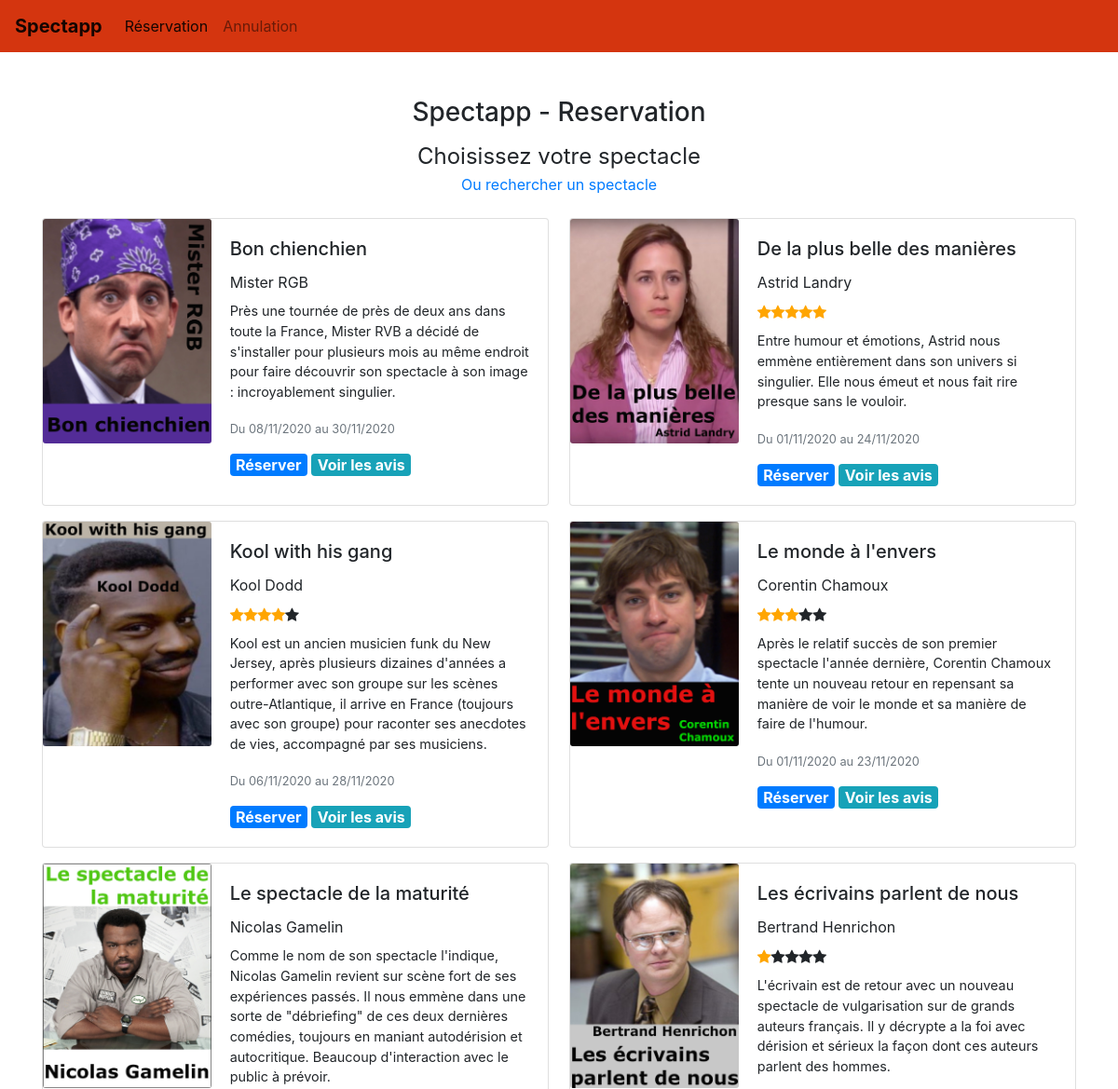
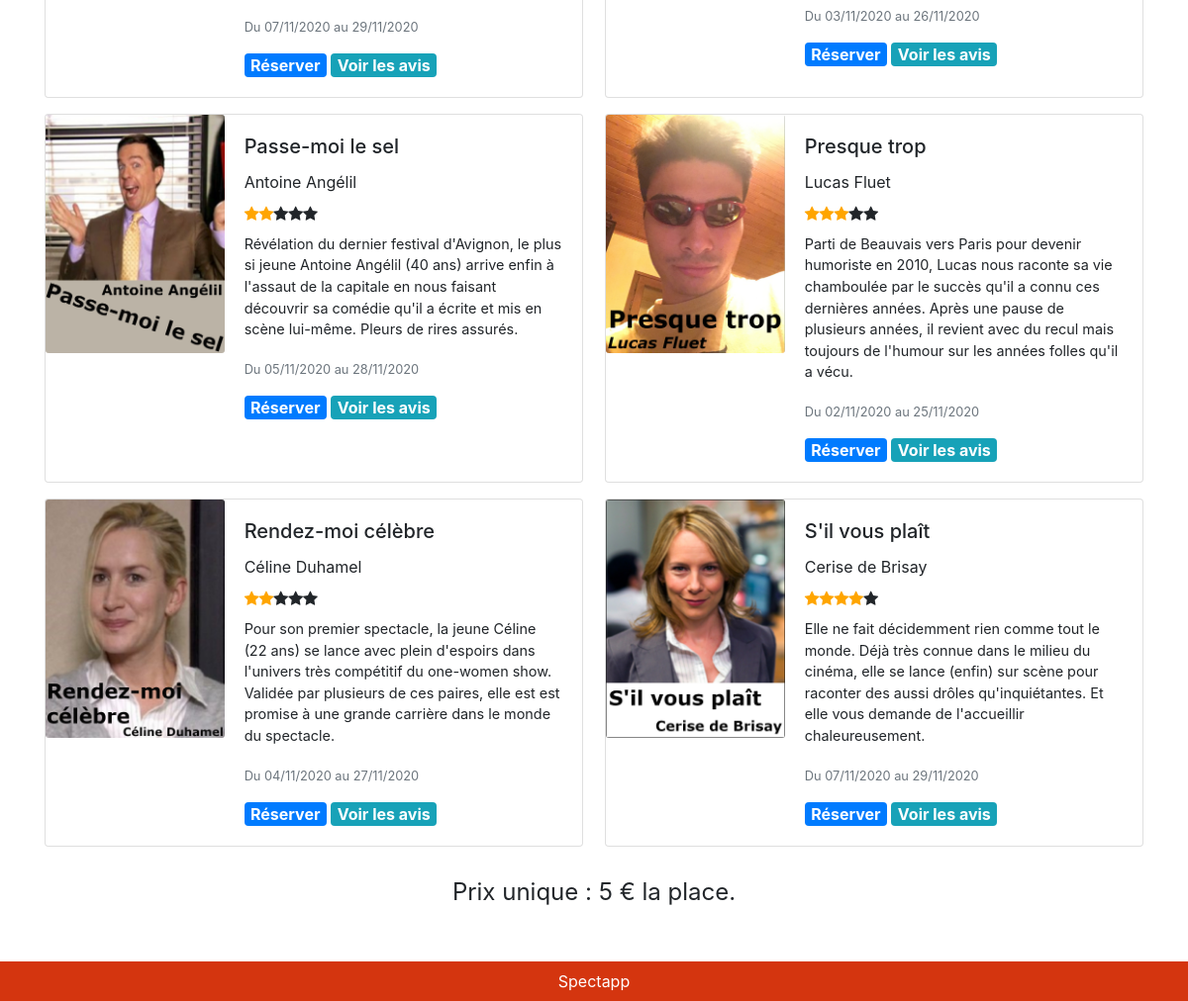
/spectapp-src/index.php, run on the app's committed database (2 pictures, top to bottom).
### tables this page shows
CREATE TABLE IF NOT EXISTS `show` (
  `show_name` text NOT NULL,
  `show_poster_file` text NOT NULL,
  `show_id` int(11) NOT NULL,
  `show_description` text NOT NULL,
  `show_artist` text NOT NULL,
  PRIMARY KEY (`show_id`)
);

### spectapp-src/index.php (the view, shortened to what this page needs)
<!DOCTYPE html>
<html lang="fr" class="h-100">
    <head>
        <link rel="stylesheet" href="css/bootstrap/bootstrap.css"/>
        <link rel="stylesheet" href="css/font-awesome/css/font-awesome.min.css">
        <link rel="stylesheet" href="css/index.css"/>
    </head>
    <body class="d-flex flex-column h-100">
        <header>
            <nav class="navbar navbar-expand-lg navbar-light">
                <a class="navbar-brand" href="./index.php">Spectapp</a>
                <div class="collapse navbar-collapse" id="navbarSupportedContent">
                    <ul class="navbar-nav mr-auto">
                        <li class="nav-item active">
                            <a class="nav-link" href="index.php">Réservation</a>
                        </li>
                        <li class="nav-item">
                            <a class="nav-link" href="cancel-portal.html">Annulation</a>
                        </li>
                    </ul>
                </div>
            </nav>
        </header>
        <main role="main" class="container mt-5 mb-5">
            <div class="text-center mb-4">
                <h1 class="h3 mb-3 bold">Spectapp - Reservation</h1>
                <h4 class="h4 mb-1 font-weight-normal">Choisissez votre spectacle</h4>
                <a href="show-search.html">Ou rechercher un spectacle</a>
            </div>
            <div class="flex-wrap d-flex justify-content-between">
                <?php
                include('link-db-client/connect-db.php');
                mysqli_set_charset($link_db, "utf8");
                function writeRate($show_id,$link_db) {
                    if ($result_query = mysqli_query($link_db, "SELECT ROUND(AVG(`comment_rate`)) FROM `show-critic` WHERE `show_id`=".$show_id)) {
                        $response      = mysqli_fetch_array($result_query);
                        $count = $response['ROUND(AVG(`comment_rate`))'];
                        if ($count==0) {
                            return "";
                        }
                        else {
                            $res="";
                            for ($i=0; $i < 5; $i++) {
                                if ($count>0)   $res=$res."<span class='fa fa-star checked'></span>";
                                else    $res=$res."<span class='fa fa-star'></span>";
                                $count--;
                            }
                            return $res;
                        }
                    }
                    else    header('Location:error/error.html');
                }
                if ($link_db) {
                    if ($result_query = mysqli_query($link_db, "SELECT * FROM `show` GROUP BY `show_name`")) {
                        while ($result_row = mysqli_fetch_assoc($result_query)) {
                            $shows_tab_assoc[]=$result_row;
                        }
                        foreach ($shows_tab_assoc as $show_row_assoc) {
                            $show_name=$show_row_assoc["show_name"];
                            $show_id=$show_row_assoc["show_id"];
                            $show_artist=$show_row_assoc["show_artist"];
                            $show_poster_file_path="posters/".$show_row_assoc["show_poster_file"];
                            $show_description=$show_row_assoc["show_description"];
                            if ($result_query = mysqli_query($link_db,"SELECT `performance_date` FROM `performance` WHERE `show_id`=".$show_id)) {
                                while ($result_row = mysqli_fetch_assoc($result_query)) {
                                    $performance_dates_array[]=$result_row["performance_date"];
                                }
                                $min_date_performance=strftime("%d/%m/%Y",strtotime(min($performance_dates_array)));
                                $max_date_performance=strftime("%d/%m/%Y",strtotime(max($performance_dates_array)));
                                $performance_dates="Du ".$min_date_performance." au ".$max_date_performance;
                                echo "
                                <div class='card mb-3'>
                                    <div class='row no-gutters'>
                                        <div class='col-md-4'>
                                            <img src='".$show_poster_file_path."' class='card-img' alt='poster'>
                                        </div>
                                        <div class='col-md-8'>
                                            <div class='card-body'>
                                                <h5 class='card-title'>".$show_name."</h5>
                                                <p class='card-text mb-2'>".$show_artist."</p>
                                                ".writeRate($show_id,$link_db)."
                                                <p class='card-text small-text  mt-2'>".$show_description."</p>
                                                <p class='card-text'><small class='text-muted'>".$performance_dates."</small></p>
                                                <a class='badge badge-primary' href=\"booking-date.php?show_id=".$show_id."\">Réserver</a>
                                                <a class='badge badge-info' href=\"show-critics.php?show_id=".$show_id."\">Voir les avis</a>
                                            </div>
                                        </div>
                                    </div>
                                </div>
                                ";
                            }
                            else    header('Location:error/error.html');
                            $performance_dates_array=array();
                        }
                    }
                    else    header('Location:error/error.html');
                }
                else    header('Location:error/error.html');
                ?>
            </div>
            <h4 class=" text-center h4 mb-2 mt-3 font-weight-normal">Prix unique : 5 € la place.</h4>
        </main>
        <footer class="footer mt-auto py-2">
            <div class="footer-copyright text-center text-white">
                <a class="text-white" href="index.php">Spectapp</a>
            </div>
        </footer>
    </body>
</html>

### spectapp-src/css/index.css (style rules this page uses)
.card { max-width: 49%; }
.small-text { font-size: 0.9em; }
.badge { font-size: 1em; }
.checked { color: orange; }
.navbar-brand { font-weight: bold; }
.navbar ,.footer { background-color: #d4350f; }

### data on the page
show: show_poster_file (picture), show_name "Bon chienchien", show_artist "Mister RGB", show_description "Près une tournée de près de deux ans dans toute la France, Mister RVB a décidé de s'installer pour plusieurs mois au même endroit pour faire découvrir son spectacle à son image : incroyablement singulier.", performance_dates "Du 08/11/2020 au 30/11/2020"
show: show_poster_file (picture), show_name "De la plus belle des manières", show_artist "Astrid Landry", show_description "Entre humour et émotions, Astrid nous emmène entièrement dans son univers si singulier. Elle nous émeut et nous fait rire presque sans le vouloir.", performance_dates "Du 01/11/2020 au 24/11/2020"
show: show_poster_file (picture), show_name "Kool with his gang", show_artist "Kool Dodd", show_description "Kool est un ancien musicien funk du New Jersey, après plusieurs dizaines d'années a performer avec son groupe sur les scènes outre-Atlantique, il arrive en France (toujours avec son groupe) pour raconter ses anecdotes de vies, accompagné par ses musiciens.", performance_dates "Du 06/11/2020 au 28/11/2020"
show: show_poster_file (picture), show_name "Le monde à l'envers", show_artist "Corentin Chamoux", show_description "Après le relatif succès de son premier spectacle l'année dernière, Corentin Chamoux tente un nouveau retour en repensant sa manière de voir le monde et sa manière de faire de l'humour.", performance_dates "Du 01/11/2020 au 23/11/2020"
show: show_poster_file (picture), show_name "Le spectacle de la maturité", show_artist "Nicolas Gamelin", show_description "Comme le nom de son spectacle l'indique, Nicolas Gamelin revient sur scène fort de ses expériences passés. Il nous emmène dans une sorte de \"débriefing\" de ces deux dernières comédies, toujours en maniant autodérision et autocritique. Beaucoup d'interaction avec le public à prévoir.", performance_dates "Du 07/11/2020 au 29/11/2020"
show: show_poster_file (picture), show_name "Les écrivains parlent de nous", show_artist "Bertrand Henrichon", show_description "L'écrivain est de retour avec un nouveau spectacle de vulgarisation sur de grands auteurs français. Il y décrypte a la foi avec dérision et sérieux la façon dont ces auteurs parlent des hommes.", performance_dates "Du 03/11/2020 au 26/11/2020"
show: show_poster_file (picture), show_name "Passe-moi le sel", show_artist "Antoine Angélil", show_description "Révélation du dernier festival d'Avignon, le plus si jeune Antoine Angélil (40 ans) arrive enfin à l'assaut de la capitale en nous faisant découvrir sa comédie qu'il a écrite et mis en scène lui-même. Pleurs de rires assurés.", performance_dates "Du 05/11/2020 au 28/11/2020"
show: show_poster_file (picture), show_name "Presque trop", show_artist "Lucas Fluet", show_description "Parti de Beauvais vers Paris pour devenir humoriste en 2010, Lucas nous raconte sa vie chamboulée par le succès qu'il a connu ces dernières années. Après une pause de plusieurs années, il revient avec du recul mais toujours de l'humour sur les années folles qu'il a vécu.", performance_dates "Du 02/11/2020 au 25/11/2020"
show: show_poster_file (picture), show_name "Rendez-moi célèbre", show_artist "Céline Duhamel", show_description "Pour son premier spectacle, la jeune Céline (22 ans) se lance avec plein d'espoirs dans l'univers très compétitif du one-women show. Validée par plusieurs de ces paires, elle est est promise à une grande carrière dans le monde du spectacle.", performance_dates "Du 04/11/2020 au 27/11/2020"
show: show_poster_file (picture), show_name "S'il vous plaît", show_artist "Cerise de Brisay", show_description "Elle ne fait décidemment rien comme tout le monde. Déjà très connue dans le milieu du cinéma, elle se lance (enfin) sur scène pour raconter des aussi drôles qu'inquiétantes. Et elle vous demande de l'accueillir chaleureusement.", performance_dates "Du 07/11/2020 au 29/11/2020"
